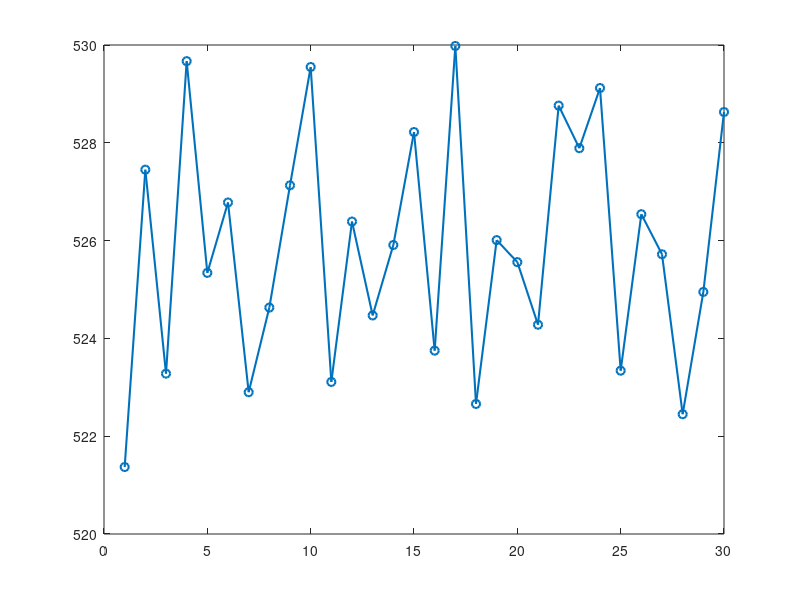

Write the MATLAB code that produced this figure. (Note: this script raises an error after producing the figure.)
% read data from text file
data = load('stock_data.txt');

% calculate average, highest, lowest, and price increase days
avg_price = mean(data);
highest_price = max(data);
lowest_price = min(data);           
price_increase_days = sum(diff(data) > 0); 
% print calculated values
fprintf('Average closing price: %.2f\n', avg_price);
fprintf('Highest closing price: %.2f\n', highest_price);
fprintf('Lowest closing price: %.2f\n', lowest_price);
fprintf('Number of days stock price increased: %d\n', price_increase_days);

% plot the stock data
figure;
plot(data, '-o', 'LineWidth', 1.5);  
hold on;

% add avg price as a horizontal line
yline(avg_price, '--', 'Average Price', 'LineWidth', 1.5, 'LabelHorizontalAlignment', 'left');
% add highest price as a horizontal line
yline(highest_price, '--g', 'Highest Price', 'LineWidth', 1.5, 'LabelHorizontalAlignment', 'left');
% add lowest price as a horizontal line
yline(lowest_price, '--r', 'Lowest Price', 'LineWidth', 1.5, 'LabelHorizontalAlignment', 'left');

% creates line plot
title('Stock Price Analysis');
xlabel('Day');
ylabel('Closing Price ($)');
legend('Daily Closing Prices', 'Avg Price', 'Highest Price', 'Lowest Price');
grid on;
hold off;

% save plot as 'stock_analysis.png'
saveas(gcf, 'stock_analysis.png');

% write a summary to 'stock_summary.txt'
fileID = fopen('stock_summary.txt', 'w');
fprintf(fileID, 'Stock Price Analysis Summary:\n');
fprintf(fileID, '-----------------------------\n');
fprintf(fileID, 'Avg closing price: %.2f\n', avg_price);
fprintf(fileID, 'Highest closing price: %.2f\n', highest_price);
fprintf(fileID, 'Lowest closing price: %.2f\n', lowest_price);
fprintf(fileID, 'Number of days stock price increased: %d\n', price_increase_days);
fclose(fileID);
